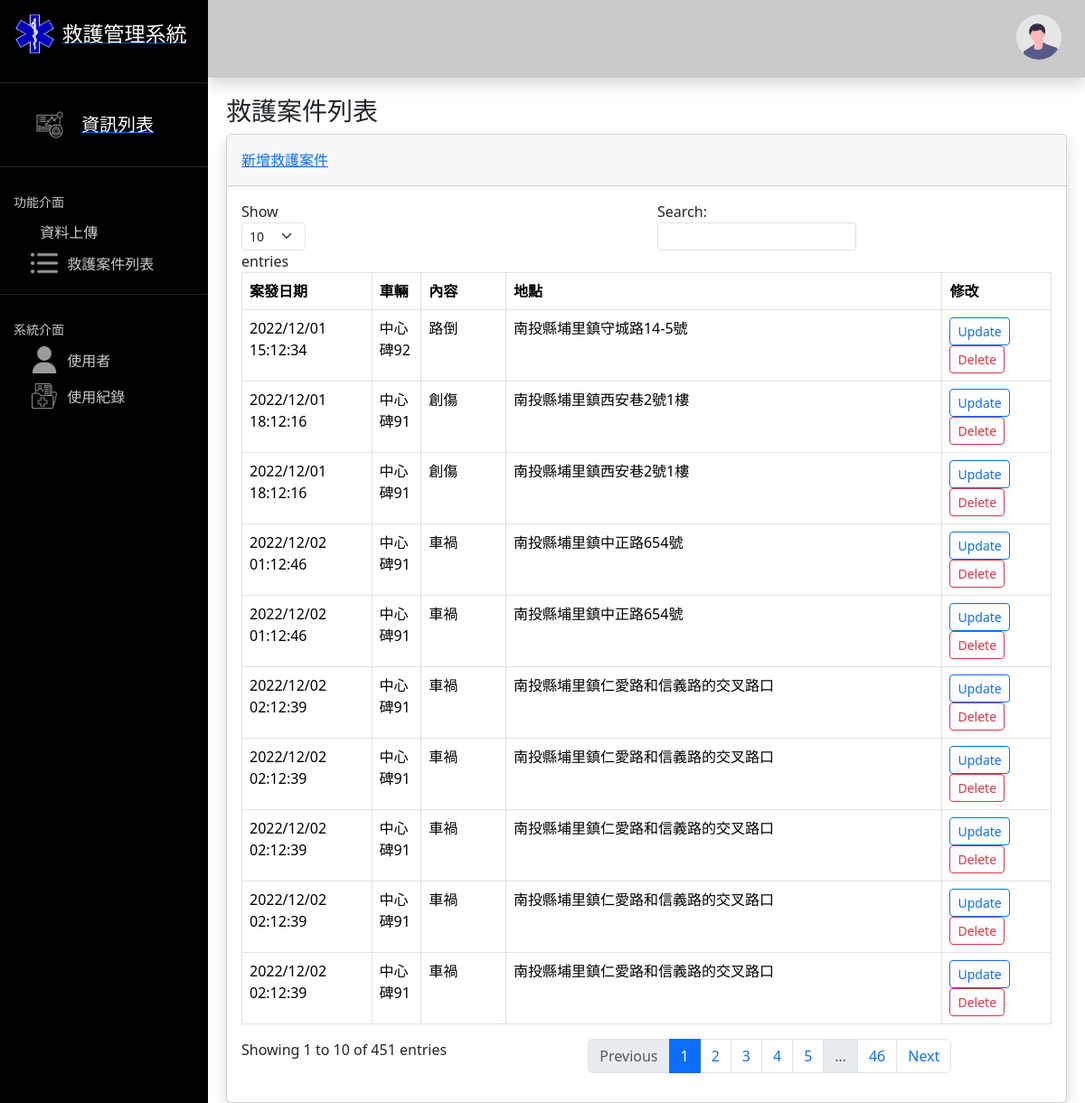
The page /list (signed in) on the database its author committed.
### main/models.py (models this page shows)
class List(models.Model):
    DateTime = models.DateTimeField("案發日期") #案發時間
    Car = models.CharField(max_length = 10) #出勤車輛
    Detail = models.CharField(max_length = 10)  #內容(急病or車禍...)
    Location = models.CharField(max_length = 100)   #案發地點

### main/views.py (the view)
# urls.py: path('list', views.list, name='list'),
@login_required(login_url=LOGIN_URL)
def list(request):
    list_table = List.objects.all()
    context = {'list_table': list_table}
    return render(request, 'main/list.html', context)

### templates/main/list.html (shortened to what this page needs)
{% extends "main/header.html" %}
{% load static %}
{% block content %}
    <h1 class="h3 mb-2 text-gray-800">救護案件列表</h1>
    <div class="card shadow mb-4">
        <div class="card-header py-3">
            <a href="{% url 'listEdit' %}">新增救護案件</a>
        </div>
        <div class="card-body">
            <div class="table-responsive">
                <table class="table table-bordered" id="dataTable" width="100%" cellspacing="0"">
                    <thead>
                        <tr>
                            <th>案發日期</th>
                            <th>車輛</th>
                            <th>內容</th>
                            <th>地點</th>
                            <th>修改</th>
                        </tr>
                    </thead>
                    <tbody>
                        {% for list in list_table %}
                        <tr>
                            <td>{{ list.DateTime|date:"Y/m/d H:m:s" }}</td>
                            <td>{{ list.Car }}</td>
                            <td>{{ list.Detail }}</td>
                            <td>{{ list.Location }}</td>
                            <td>
                                <a href="{% url 'listUpdate' list.id %}" class="btn btn btn-outline-primary btn-sm">
                                    Update
                                </a>
                                <a href="{% url 'listDelete' list.id %}" class="btn btn btn-outline-danger btn-sm">
                                    Delete
                                </a>
                            </td>
                        </tr>
                        {% endfor %}
                    </tbody>
                </table>
            </div>
        </div>
    </div>
{% endblock content %}

### templates/main/header.html (shortened to what this page needs)
{% load static %}
<!DOCTYPE html>
<html lang="en">
<head>
    <link rel="stylesheet" href="{% static 'include/navbar.css' %}">
    <link rel="stylesheet" href="{% static 'main/header.css' %}">
    <link rel="stylesheet" href="{% static 'include/sidebar.css' %}">
    {% load bootstrap5 %}
    {% bootstrap_css %}
</head>
<body>
    <div class="header-container-scroll">
        <div class="header-container">
                <div class="header-sidebar">
                    {% include 'main/includes/sidebar.html' %}
                </div>
                <div class="header-content">
                    <div class="header-navbar shadow">
                        {% include 'main/includes/navbar.html' %}
                    </div>
                    <div class="main-content">
                    {% block content %}
                    {% endblock content %}
                    </div>
                </div>
        </div>
    </div>
</body>
</html>

### templates/main/includes/sidebar.html (shortened to what this page needs)
{% load static %}
<div class="sidebar-containers">
    <div class="sidebar-container">
        <div class="title-container">
                <a href="{% url 'dashboard' %}">
                    <img src="{% static 'assets/Icon.png' %}" alt="">
                    <div class="title">
                        <span>救護管理系統</span>
                    </div>
                </a>
        </div>
        <hr width="100%" style="background-color:white;opacity:1;">
        <div class="dashboard-container">
                <a href="{% url 'dashboard' %}">
                    <img src="{% static 'assets/Dashboard.png' %}" alt="" class="gray-filtered">
                    <div class="dashboard">
                        <span>資訊列表</span>
                    </div>
                </a>
        </div>
        <hr width="100%" style="background-color:white;opacity:1;">
        <div class="function-interface-container">
                <div class="function-title">
                    <small>功能介面</small>
                </div>
                <div class="function-list">
                    <ul>
                        <li>
                            <a href="{% url 'upload' %}">
                                <span>資料上傳</span>
                            </a>
                        </li>
                        <li>
                            <a href="{% url 'list' %}">
                                <img src="{% static 'assets/List.png' %}" alt="" class="gray-filtered">
                                <span>救護案件列表</span>
                            </a>
                        </li>
                    </ul>
                </div>
        </div>
        <hr width="100%" style="background-color:white;opacity:1;">
        <div class="function-interface-container">
                <div class="function-title">
                    <small>系統介面</small>
                </div>
                <div class="function-list">
                    <ul>
                        <li>
                            <a href="{% url 'user' %}">
                                <img src="{% static 'assets/User.png' %}" alt="" class="gray-filtered">
                                <span>使用者</span>
                            </a>
                        </li>
                        <li>
                            <a href="{% url 'record' %}">
                                <img src="{% static 'assets/Records.png' %}" alt="" class="gray-filtered">
                                <span>使用紀錄</span>
                            </a>
                        </li>
                    </ul>
                </div>
        </div>
    </div>
</div>

### templates/main/includes/navbar.html (shortened to what this page needs)
{% load static %}
<div class="navbar-container">
  <div class="navbar">
        <div class="dropdown">
            <button class="dropbtn" onclick="myFunction()"></button>
        </div>
  </div>
</div>

### static/include/navbar.css (style rules this page uses)
:root { --navbar-background-color: #CACACA; --navbar-height: 86px; }
.navbar-container { background-color: var(--navbar-background-color); padding: 10px; display: flex; justify-content: space-between; align-items: center; width: 100%; height: 86px; }
.navbar { width: 100%; padding: 10px; display: flex; flex-direction: row; align-items: center; justify-content: space-between; }
.dropdown { cursor: pointer; font-size: 16px; border: none; outline: none; color: white; padding: 14px 16px; background-color: inherit; font-family: inherit; margin: 0; position: relative; }
.dropbtn { cursor: pointer; border:0px; border-radius:50%; width:50px;height:50px; background-image:url('../assets/Accounts.svg'); }
.navbar-container { width: 100%; }

### static/main/header.css (style rules this page uses)
body { height: 100vh!important; }
.header-container-scroll { display: flex; flex-direction: column; height: 100%; }
.header-container { height: 100%; display: flex; flex-direction: row; justify-content: space-between; }
.header-sidebar { display: flex; flex-direction: column; height: 100%; width: 230px; position: relative; left: 0px; bottom: 0px; top: 0px; height: 100%; }
.header-content { height: 100%; width: calc(100% - 230px); position: relative; right: 0px; bottom: 0px; top: 0px; display: flex; flex-direction: column; overflow-y: scroll!important; }
.header-navbar { height: 86px; width: 100%; }
.main-content { padding: 20px; height: calc(100% - 86px); width: 100%; }

### static/include/sidebar.css (style rules this page uses)
:root { --sidebar-width: 230px; --sidebar-background-color: black; --function-interface-padding-left: 15px; --function-interface-padding-top: 10px; --icon-size: 30px; }
.sidebar-containers { height: 100%; display: flex; flex-direction: column; }
.sidebar-container { height: 100%; width: var(--sidebar-width); left: 0px; bottom: 0px; top: 0px; background-color: var(--sidebar-background-color); font-size: 16px; display: flex; flex-direction: column; }
.title-container a, .dashboard-container a { display: flex; flex-direction: row; align-items: center; justify-content: center; padding: 15px; }
.title-container img { width: 45px; position: relative; left: -8px; }
.title span { font-size: 23px; color: white; }
.gray-filtered { filter: invert(0.5) sepia(70) saturate(0) hue-rotate(0deg); }
.dashboard-container img { width: var(--icon-size); position: relative; left: -20px; }
.dashboard-container span { font-size: 20px; color: white; }
.function-interface-container { align-items: center; justify-content: center; color: #CACACA; }
.function-title { padding-top: var(--function-interface-padding-top); padding-left: var(--function-interface-padding-left); }
.function-list ul { list-style-type: none; margin: 0; padding: 0; overflow: hidden; padding-left: 40px; }
.function-list li { padding-left: 0 !important; padding-bottom: 10px; }
.function-list ul li a { text-decoration: none; color: #CACACA; position: relative; }
.function-list img { width: var(--icon-size); position: relative; top: 7px; left: -6px; }
.function-list ul li span { position: relative; top: 10px; }

### rows shown on the page
List: DateTime "2022/12/01 18:12:16", Car "中心碑91", Detail "創傷", Location "南投縣埔里鎮西安巷2號1樓"
List: DateTime "2022/12/02 01:12:46", Car "中心碑91", Detail "車禍", Location "南投縣埔里鎮中正路654號"
List: DateTime "2022/12/02 02:12:39", Car "中心碑91", Detail "車禍", Location "南投縣埔里鎮仁愛路和信義路的交叉路口"
List: DateTime "2022/12/02 02:12:39", Car "中心碑91", Detail "車禍", Location "南投縣埔里鎮仁愛路和信義路的交叉路口"
List: DateTime "2022/12/02 02:12:39", Car "中心碑91", Detail "車禍", Location "南投縣埔里鎮仁愛路和信義路的交叉路口"
List: DateTime "2022/12/01 15:12:34", Car "中心碑92", Detail "路倒", Location "南投縣埔里鎮守城路14-5號"
List: DateTime "2022/12/01 18:12:16", Car "中心碑91", Detail "創傷", Location "南投縣埔里鎮西安巷2號1樓"
List: DateTime "2022/12/02 01:12:46", Car "中心碑91", Detail "車禍", Location "南投縣埔里鎮中正路654號"
List: DateTime "2022/12/02 02:12:39", Car "中心碑91", Detail "車禍", Location "南投縣埔里鎮仁愛路和信義路的交叉路口"
List: DateTime "2022/12/02 02:12:39", Car "中心碑91", Detail "車禍", Location "南投縣埔里鎮仁愛路和信義路的交叉路口"
